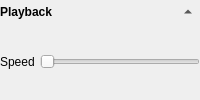
        <widget class="QWidget" name="widget_playback" native="true">
         <layout class="QGridLayout" name="gridLayout_15">
          <property name="leftMargin">
           <number>0</number>
          </property>
          <property name="topMargin">
           <number>0</number>
          </property>
          <property name="rightMargin">
           <number>0</number>
          </property>
          <property name="bottomMargin">
           <number>5</number>
          </property>
          <property name="spacing">
           <number>5</number>
          </property>
          <item row="0" column="0">
           <widget class="QLabel" name="label_38">
            <property name="font">
             <font>
              <weight>75</weight>
              <bold>true</bold>
             </font>
            </property>
            <property name="text">
             <string>Playback</string>
            </property>
           </widget>
          </item>
          <item row="0" column="1">
           <widget class="QToolButton" name="toolButton_playback_toggle">
            <property name="text">
             <string>...</string>
            </property>
            <property name="autoRaise">
             <bool>true</bool>
            </property>
            <property name="arrowType">
             <enum>Qt::UpArrow</enum>
            </property>
           </widget>
          </item>
          <item row="1" column="0" colspan="2">
           <widget class="QWidget" name="widget_playback_opts" native="true">
            <layout class="QGridLayout" name="gridLayout_16">
             <property name="leftMargin">
              <number>0</number>
             </property>
             <property name="topMargin">
              <number>0</number>
             </property>
             <property name="rightMargin">
              <number>0</number>
             </property>
             <property name="bottomMargin">
              <number>0</number>
             </property>
             <property name="spacing">
              <number>5</number>
             </property>
             <item row="0" column="0">
              <widget class="QLabel" name="label_39">
               <property name="text">
                <string>Speed</string>
               </property>
              </widget>
             </item>
             <item row="0" column="1">
              <widget class="QSlider" name="horizontalSlider_playback_speed">
               <property name="orientation">
                <enum>Qt::Horizontal</enum>
               </property>
              </widget>
             </item>
            </layout>
           </widget>
          </item>
         </layout>
        </widget>
